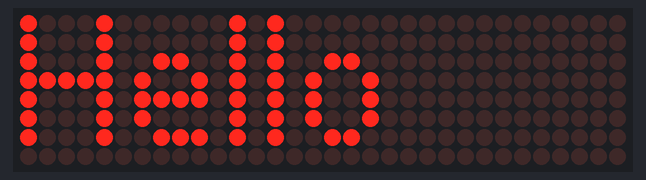
Bench run of a sketch on a simulated Arduino Uno, built for the host (arithmetic inside an expression is 32-bit, double 64-bit). Shown: 32×8 LED matrix.

Above: at 0.1 s.

The sketch:

level1-code.ino
```cpp
#include <SPI.h>
#include <MD_Parola.h>
#include <MD_MAX72xx.h>
// Change this if your module is mirrored/garbled:
// MD_MAX72XX::FC16_HW, GENERIC_HW, PAROLA_HW or ICSTATION_HW
#define HARDWARE_TYPE MD_MAX72XX::FC16_HW
const int pinCS = 18;
// CLK - GPIO 21 (For C-6 Board)
// DIN - GPIO 19 (For C-6 Board)
const int pinCLK = 21;
const int pinDIN = 19;
const int numberOfDisplays = 4; // 4 horizontal x 1 vertical
MD_Parola display = MD_Parola(HARDWARE_TYPE, pinCS, numberOfDisplays);
void setup()
{

SPI.begin(pinCLK, -1, pinDIN, pinCS); // SCK, MISO (unused), MOSI, SS
initializeMatrix();
displayStaticText("Hello");
}
void loop()
{
}
void initializeMatrix()
{
display.begin();
display.setIntensity(15); // Brightness between 0 and 15
display.displayClear();
}
void displayStaticText(String text)
{
display.displayClear();
display.setTextAlignment(PA_LEFT);
display.print(text); // Static text is drawn immediately
}
```
